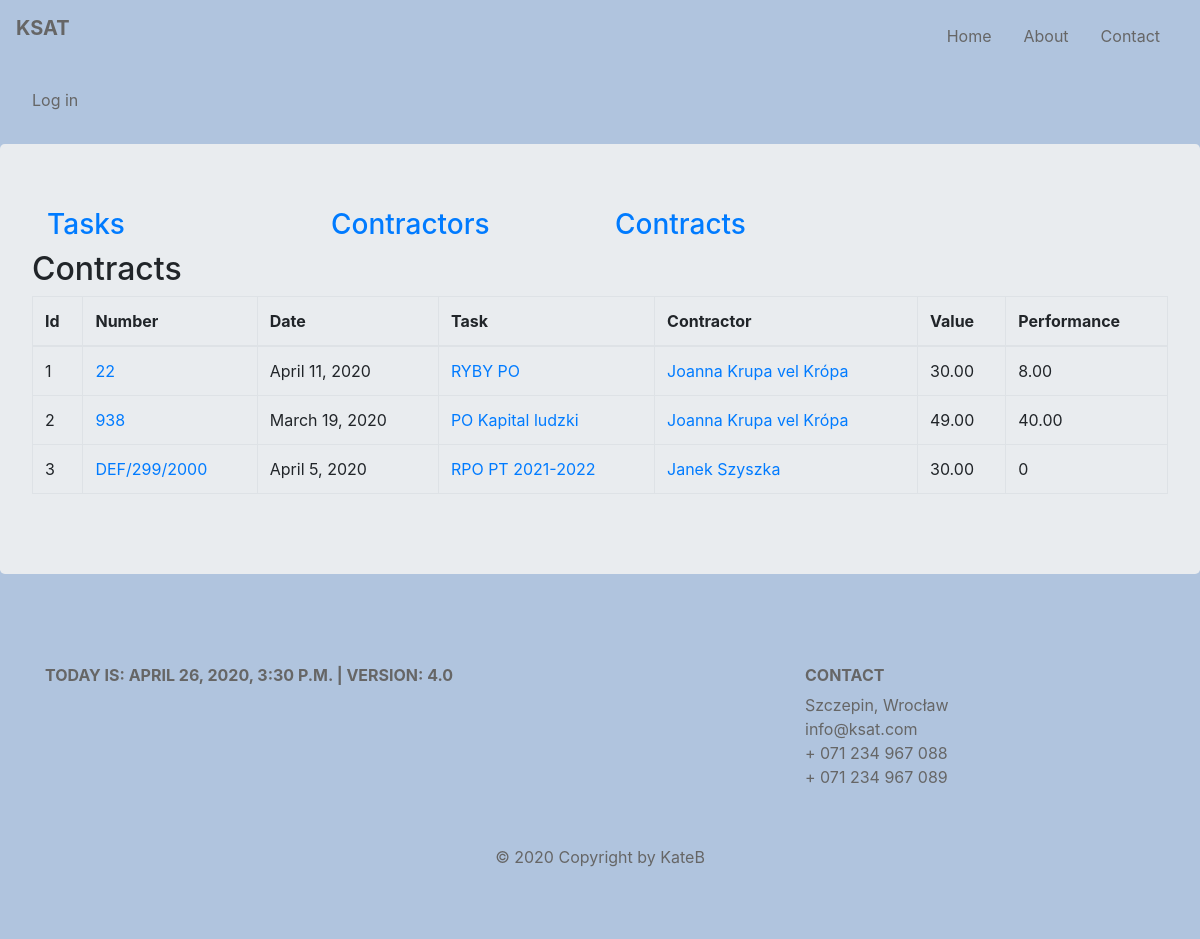
The app's page /ksat/contracts/, older data.
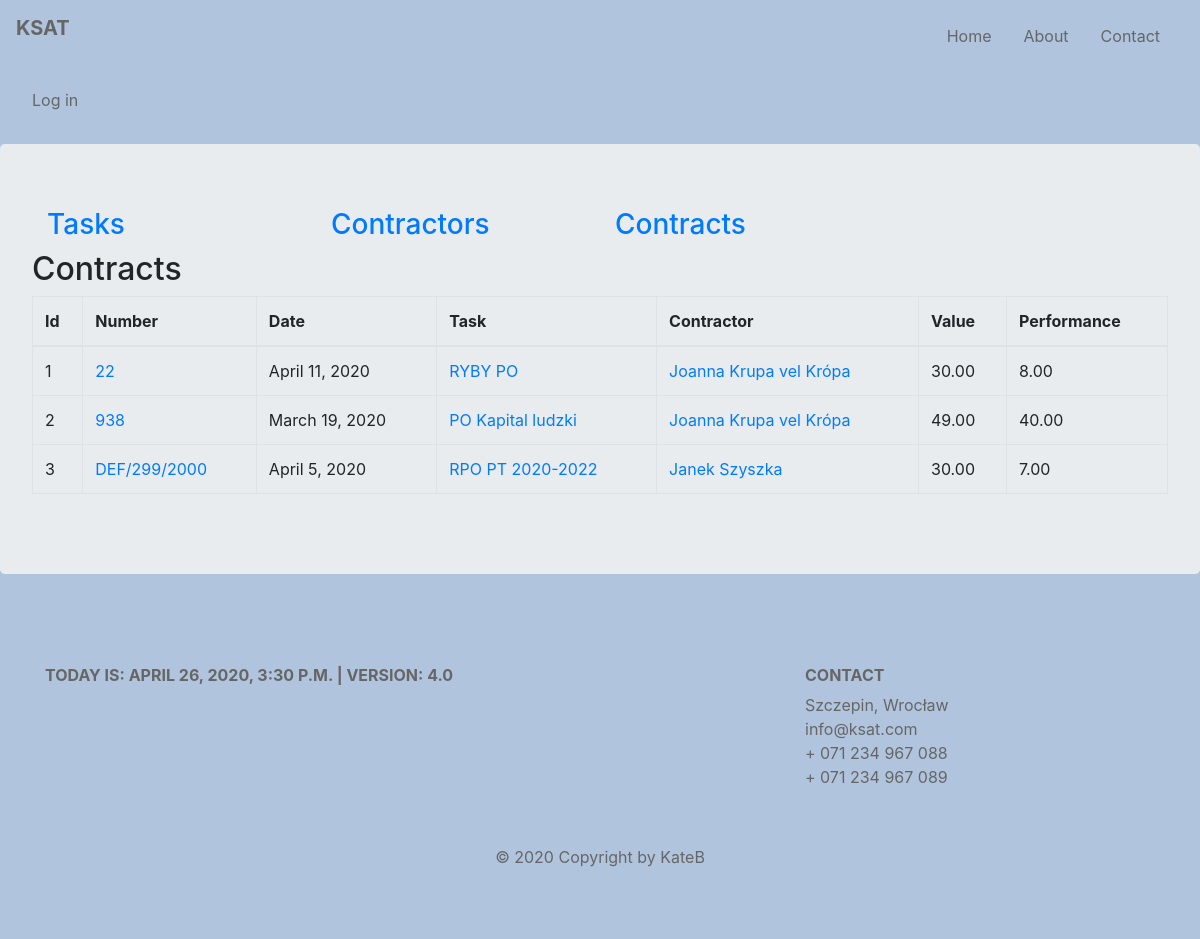
The same page, newer data.
### budget/models.py (models this page shows, shortened)
class Contract(models.Model):
    number = models.CharField(max_length=128, unique=True)
    date = models.DateField()
    task = models.ForeignKey(Task, on_delete=models.CASCADE, related_name='contracts', related_query_name='contract')
    contractor = models.ForeignKey(Contractor, default=None, on_delete=models.CASCADE, related_name='contracts',
                                   related_query_name='contract')
    article = models.ManyToManyField(Articles, through='ContractArticle')
    slug = AutoSlugField(null=True, default=None, unique=True, populate_from='number')
    def get_absolute_url(self):
        return reverse('budget:contract_details', kwargs={'contract_slug': self.slug})
    def contract_value(self):
        value = ContractArticle.objects.filter(contract=self).aggregate(total=Sum('value'))['total']
        if value:
            return round(value, 2)
        return 0
    def contract_performance(self):
        fin_docs = FinancialDocument.objects.filter(contract=self)
        performance = 0
        for fin_doc in fin_docs:
            performance += fin_doc.fin_doc_value()
        return round(performance, 2)
    class Meta:
        default_related_name = 'contract'
        ordering = ('number', 'contractor')
        verbose_name = 'contract'

class Task(models.Model):
    title = models.CharField(max_length=128, unique=True)
    description = models.CharField(max_length=256)
    unit = models.SmallIntegerField()
    section = models.SmallIntegerField()
    article = models.ManyToManyField(Articles, through='TaskArticles')
    slug = AutoSlugField(null=True, default=None, unique=True, populate_from='title')

class Contractor(models.Model):
    name = models.CharField(max_length=128)
    last_name = models.CharField(max_length=128)
    num = models.SmallIntegerField(blank=True)
    slug = models.SlugField(max_length=200, unique=True, null=True, default=None)
    def __str__(self):
        return f'{self.name} {self.last_name}'
    class Meta:
        default_related_name = 'contractors'
        ordering = ('last_name',)
        verbose_name = 'contractor'

class FinancialDocument(models.Model):
    contract = models.ForeignKey(Contract, on_delete=models.CASCADE, related_name='fds', related_query_name='fd')
    contractor = models.ForeignKey(Contractor, default=None, on_delete=models.CASCADE, related_name='fds',
                                   related_query_name='fd')
    number = models.CharField(max_length=64, default=None)
    date = models.DateField()
    payment_date1 = models.DateField(blank=True, null=True)
    payment_date2 = models.DateField(blank=True, null=True)
    article = models.ManyToManyField(Articles, through='FinDocumentArticle')
    slug = models.SlugField(max_length=200, unique=True, null=True, default=None)
    def fin_doc_value(self):
        value = FinDocumentArticle.objects.filter(fin_doc=self).aggregate(total=Sum('value'))['total']
        if value:
            return round(value, 2)
        return 0
    class Meta:
        default_related_name = 'fds'
        verbose_name = 'finacial_doc'

### budget/views.py (the view)
# urls.py: path('contracts/', views.ContractsView.as_view(), name='contracts'),
class ContractsView(ListView):
    model = Contract
    template_name = 'budget/contracts.html'
    context_object_name = 'contracts'

### budget/my_context_processor.py (called while the page is built)
def cp(request):
    ctx = {
        "now": django.utils.timezone.now(),
        "version": "4.0"
    }
    return ctx

def recaptcha_site_key(request):
    return {'RECAPTCHA_SITE_KEY': settings.RECAPTCHA_SITE_KEY}

### budget/templates/budget/contracts.html (shortened to what this page needs)
{% extends 'base.html' %}
{% block content %}
    {{ block.super }}
    <h2>Contracts</h2>
        <table class="table table-bordered">
            <thead>
            <tr>
                <th scope="col">Id</th>
                <th scope="col">Number</th>
                <th scope="col">Date</th>
                <th scope="col">Task</th>
                <th scope="col">Contractor</th>
                <th scope="col">Value</th>
                <th scope="col">Performance</th>
            </tr>
            </thead>
            <tbody>
            {% for contract in contracts %}
                <tr>
                    <td>{{ forloop.counter }}</td>
                    <td><a href="{{ contract.get_absolute_url }}">{{ contract.number }}</a></td>
                    <td>{{ contract.date }}</td>
                    <td><a href="{% url 'budget:task_details' contract.task.slug%}">{{ contract.task.title }}</a></td>
                    <td><a href="{% url 'budget:contractor_details' contract.contractor.slug %}">{{ contract.contractor }}</a></td>
                    <td>{{ contract.contract_value|floatformat:2 }}</td>
                    <td>{{ contract.contract_performance }}</td>
                </tr>
            {% endfor %}
            </tbody>
        </table>
{% endblock %}

Row changes from the older to the newer data that the page shows:
changed through a linked row, Contract "Janek Szyszka": task "RPO PT 2021-2022" → "RPO PT 2020-2022"; contract_performance "0" → "7.00"
